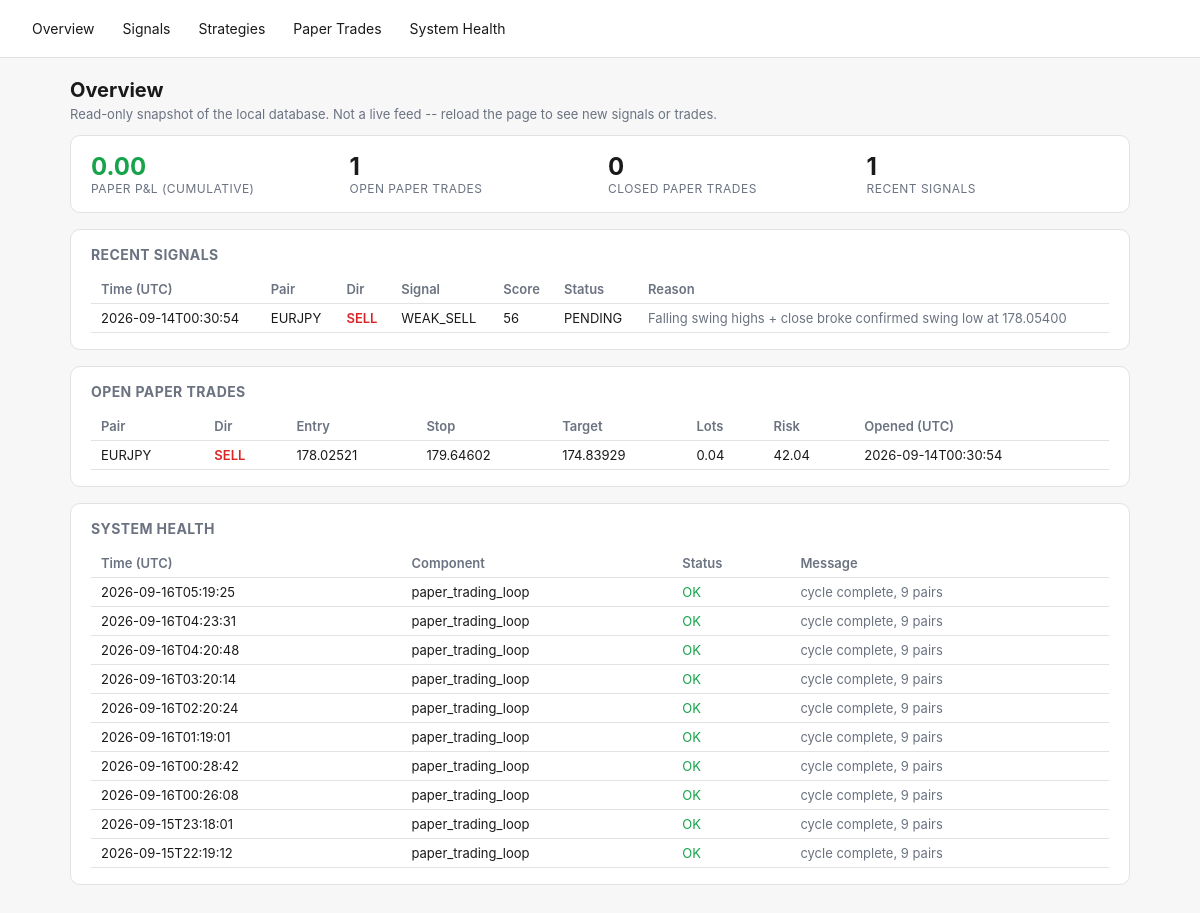
Before: / with the older database file.
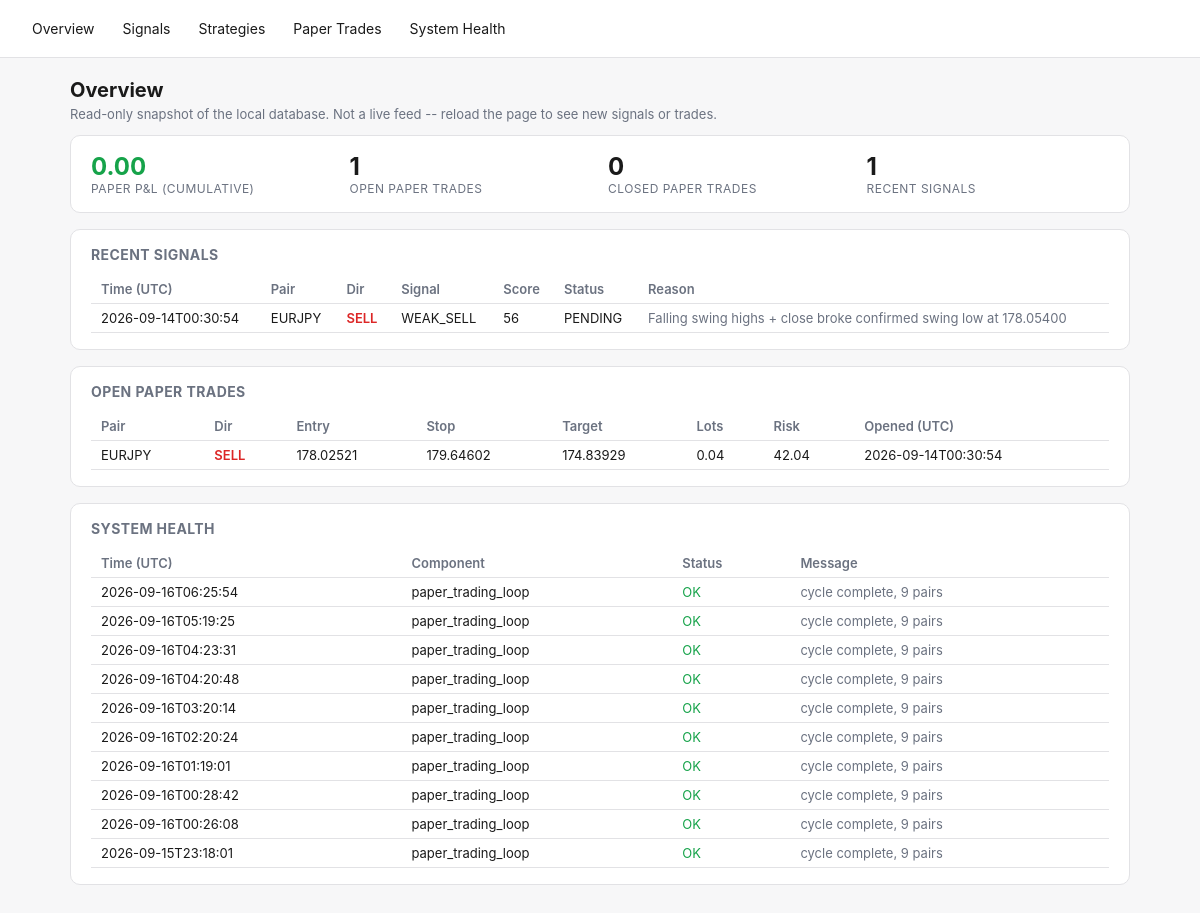
After: the same page with the newer database file.
### tables this page shows
CREATE TABLE signals (
    id TEXT PRIMARY KEY,
    pair TEXT NOT NULL,
    direction TEXT NOT NULL,
    overall_signal TEXT NOT NULL,
    score REAL NOT NULL,
    entry_low REAL, entry_high REAL, stop_loss REAL,
    take_profit_1 REAL, take_profit_2 REAL,
    spread_pips REAL,
    regime TEXT,
    strategies_agree_json TEXT,
    reason TEXT,
    status TEXT NOT NULL DEFAULT 'PENDING',
    created_at TEXT NOT NULL
, timeframe TEXT NOT NULL DEFAULT 'H4');

CREATE TABLE paper_trades (
    id INTEGER PRIMARY KEY AUTOINCREMENT,
    signal_id TEXT REFERENCES signals(id),
    pair TEXT NOT NULL,
    direction TEXT NOT NULL,
    entry_time TEXT NOT NULL,
    entry_price REAL NOT NULL,
    stop_loss REAL NOT NULL,
    take_profit REAL NOT NULL,
    lots REAL,                 -- position size at entry (fx_engine.position_sizing), if it could be computed
    risk_amount REAL,          -- dollar amount risked at entry, lots * stop_distance * pip_value
    exit_time TEXT,
    exit_price REAL,
    exit_reason TEXT,
    pnl_r REAL,
    pnl_amount REAL,           -- real dollar P&L = pnl_r * risk_amount (NULL if risk_amount unknown)
    created_at TEXT NOT NULL
, timeframe TEXT NOT NULL DEFAULT 'H4');

CREATE TABLE system_health (
    id INTEGER PRIMARY KEY AUTOINCREMENT,
    component TEXT NOT NULL,
    status TEXT NOT NULL,       -- OK | WARN | ERROR
    message TEXT,
    checked_at TEXT NOT NULL
);

### fx_engine/dashboard.py (the view)
    @app.route("/")
    def overview():
        d = get_db()
        signals = d.recent_signals(limit=10)
        health = d.recent_health(limit=10)
        open_trades = d.open_paper_trades()
        curve = d.paper_equity_curve()
        latest_equity = curve[-1]["cumulative"] if curve else 0.0
        return render_template(
            "overview.html", signals=signals, health=health, open_trades=open_trades,
            latest_equity=latest_equity, total_closed=len(curve),
        )

### fx_engine/db.py (called while the page is built)
    @contextmanager
    def _conn(self):
        conn = sqlite3.connect(self.path)
        conn.row_factory = sqlite3.Row
        try:
            yield conn
            conn.commit()
        finally:
            conn.close()

    def open_paper_trades(self) -> list[dict]:
        with self._conn() as conn:
            rows = conn.execute("SELECT * FROM paper_trades WHERE exit_time IS NULL").fetchall()
        return [dict(r) for r in rows]

    def recent_signals(self, limit: int = 50) -> list[dict]:
        with self._conn() as conn:
            rows = conn.execute(
                """SELECT s.*, o.outcome, o.pnl_r AS outcome_pnl_r, o.exit_price AS outcome_exit_price
                   FROM signals s LEFT JOIN signal_outcomes o ON o.signal_id = s.id
                   ORDER BY s.created_at DESC LIMIT ?""",
                (limit,),
            ).fetchall()
        return [dict(r) for r in rows]

    def paper_equity_curve(self) -> list[dict]:
        with self._conn() as conn:
            rows = conn.execute(
                """SELECT exit_time, pnl_amount FROM paper_trades
                   WHERE exit_time IS NOT NULL AND pnl_amount IS NOT NULL
                   ORDER BY exit_time ASC"""
            ).fetchall()
        cumulative = 0.0
        curve = []
        for r in rows:
            cumulative += r["pnl_amount"]
            curve.append({"exit_time": r["exit_time"], "pnl_amount": r["pnl_amount"], "cumulative": cumulative})
        return curve

    def recent_health(self, limit: int = 50) -> list[dict]:
        with self._conn() as conn:
            rows = conn.execute(
                "SELECT * FROM system_health ORDER BY id DESC LIMIT ?", (limit,),
            ).fetchall()
        return [dict(r) for r in rows]

### fx_engine/templates/overview.html (shortened to what this page needs)
{% extends "base.html" %}
{% block content %}
<h1>Overview</h1>
<p class="lede">Read-only snapshot of the local database. Not a live feed -- reload the page to see new signals or trades.</p>
<div class="card stat-row">
  <div class="stat">
    <div class="value" style="color:{{ 'var(--green)' if latest_equity >= 0 else 'var(--red)' }}">{{ "%.2f"|format(latest_equity) }}</div>
    <div class="label">Paper P&amp;L (cumulative)</div>
  </div>
  <div class="stat"><div class="value">{{ open_trades|length }}</div><div class="label">Open paper trades</div></div>
  <div class="stat"><div class="value">{{ total_closed }}</div><div class="label">Closed paper trades</div></div>
  <div class="stat"><div class="value">{{ signals|length }}</div><div class="label">Recent signals</div></div>
</div>
<div class="card">
  <h2>Recent Signals</h2>
  <div class="overflow">
  <table>
    <tr><th>Time (UTC)</th><th>Pair</th><th>Dir</th><th>Signal</th><th>Score</th><th>Status</th><th>Reason</th></tr>
    {% for s in signals %}
    <tr>
      <td>{{ s.created_at[:19] }}</td>
      <td>{{ s.pair }}</td>
      <td class="{{ 'buy' if s.direction=='BUY' else 'sell' }}">{{ s.direction }}</td>
      <td>{{ s.overall_signal }}</td>
      <td>{{ "%.0f"|format(s.score) }}</td>
      <td>{{ s.status }}</td>
      <td class="muted">{{ s.reason }}</td>
    </tr>
    {% else %}
    <tr><td colspan="7" class="muted">No signals yet -- run `python -m fx_engine.main signal-once` or `paper`.</td></tr>
    {% endfor %}
  </table>
  </div>
</div>
<div class="card">
  <h2>Open Paper Trades</h2>
  <div class="overflow">
  <table>
    <tr><th>Pair</th><th>Dir</th><th>Entry</th><th>Stop</th><th>Target</th><th>Lots</th><th>Risk</th><th>Opened (UTC)</th></tr>
    {% for t in open_trades %}
    <tr>
      <td>{{ t.pair }}</td>
      <td class="{{ 'buy' if t.direction=='BUY' else 'sell' }}">{{ t.direction }}</td>
      <td>{{ "%.5f"|format(t.entry_price) }}</td>
      <td>{{ "%.5f"|format(t.stop_loss) }}</td>
      <td>{{ "%.5f"|format(t.take_profit) }}</td>
      <td>{{ t.lots if t.lots is not none else "-" }}</td>
      <td>{{ "%.2f"|format(t.risk_amount) if t.risk_amount is not none else "-" }}</td>
      <td>{{ t.entry_time[:19] }}</td>
    </tr>
    {% else %}
    <tr><td colspan="8" class="muted">No open paper trades.</td></tr>
    {% endfor %}
  </table>
  </div>
</div>
<div class="card">
  <h2>System Health</h2>
  <div class="overflow">
  <table>
    <tr><th>Time (UTC)</th><th>Component</th><th>Status</th><th>Message</th></tr>
    {% for h in health %}
    <tr>
      <td>{{ h.checked_at[:19] }}</td>
      <td>{{ h.component }}</td>
      <td class="{{ 'ok' if h.status=='OK' else ('warn' if h.status=='WARN' else 'error') }}">{{ h.status }}</td>
      <td class="muted">{{ h.message }}</td>
    </tr>
    {% else %}
    <tr><td colspan="4" class="muted">No health checks logged yet.</td></tr>
    {% endfor %}
  </table>
  </div>
</div>
{% endblock %}

### fx_engine/templates/base.html (shortened to what this page needs)
<!doctype html>
<html lang="en">
<head>
</head>
<body>
<nav>
  <a href="{{ url_for('overview') }}">Overview</a>
  <a href="{{ url_for('signals_page') }}">Signals</a>
  <a href="{{ url_for('strategies_page') }}">Strategies</a>
  <a href="{{ url_for('paper_trades_page') }}">Paper Trades</a>
  <a href="{{ url_for('health_page') }}">System Health</a>
</nav>
<main>
{% block content %}{% endblock %}
</main>
</body>
</html>

### fx_engine/templates/base.html (style rules this page uses)
:root { --bg:#f7f7f8; --fg:#1a1a1a; --card:#ffffff; --border:#e2e2e5; --accent:#2563eb; --green:#16a34a; --red:#dc2626; --amber:#d97706; --muted:#6b7280; }
* { box-sizing: border-box; }
body { margin:0; font-family:-apple-system,BlinkMacSystemFont,"Segoe UI",sans-serif; background:var(--bg); color:var(--fg); }
nav { display:flex; gap:4px; padding:12px 20px; border-bottom:1px solid var(--border); background:var(--card); flex-wrap:wrap; }
nav a { color:var(--fg); text-decoration:none; padding:8px 12px; border-radius:6px; font-size:14px; }
main { padding:20px; max-width:1100px; margin:0 auto; }
.card { background:var(--card); border:1px solid var(--border); border-radius:10px; padding:16px 20px; margin-bottom:16px; }
table { width:100%; border-collapse:collapse; font-size:13px; }
th, td { text-align:left; padding:6px 10px; border-bottom:1px solid var(--border); white-space:nowrap; }
th { color:var(--muted); font-weight:600; }
.sell { color:var(--red); font-weight:600; }
.ok { color:var(--green); }
.muted { color:var(--muted); }
.stat-row { display:flex; gap:16px; flex-wrap:wrap; }
.stat { flex:1; min-width:140px; }
.stat .value { font-size:24px; font-weight:700; }
.stat .label { font-size:12px; color:var(--muted); text-transform:uppercase; letter-spacing:.04em; }
h1 { font-size:20px; margin:0 0 4px; }
h2 { font-size:14px; margin:0 0 12px; color:var(--muted); text-transform:uppercase; letter-spacing:.03em; }
p.lede { color:var(--muted); font-size:13px; margin-top:0; }
.overflow { overflow-x:auto; }

Changed rows visible on the page:
no longer on this page (row unchanged): system_health: checked_at "2026-09-15T22:19:12", component "paper_trading_loop", status "OK", message "cycle complete, 9 pairs"
added system_health: checked_at "2026-09-16T06:25:54", component "paper_trading_loop", status "OK", message "cycle complete, 9 pairs"
